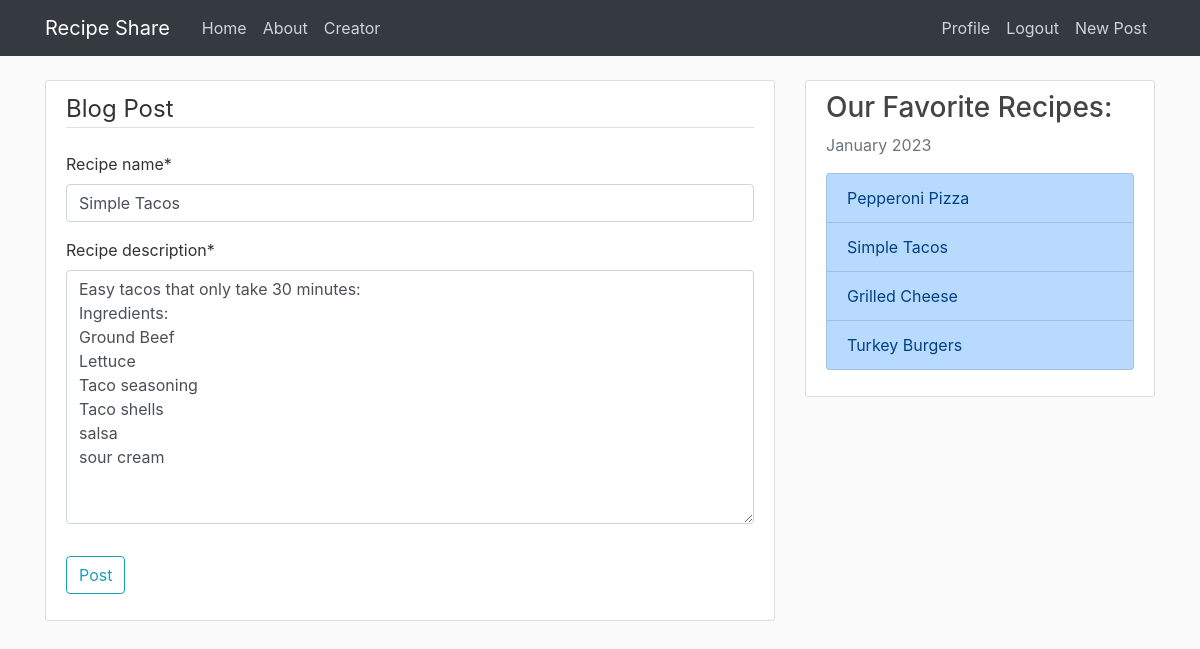
/recipe/15/update/ (signed in), run on the app's committed database.
### recipe_share/models.py (models this page shows, shortened)
class Recipe(models.Model):
    recipe_name = models.CharField(max_length=100)
    recipe_pic = models.ImageField(default='default_food.jpg', upload_to='profile_pics')
    time_to_prep = models.TextField(max_length=100)
    recipe_description = models.TextField()
    date_posted = models.DateTimeField(default=timezone.now)
    author = models.ForeignKey(User, on_delete=models.CASCADE)
    likes = models.ManyToManyField(User, related_name='recipes')

### recipe_share/views.py (the view, shortened to what this page needs)
# urls.py: path('recipe/<int:pk>/update/', RecipeUpdateView.as_view(), name='recipe_share-update'),
class RecipeUpdateView(LoginRequiredMixin, UserPassesTestMixin, UpdateView):
    model = Recipe
    fields = ['recipe_name','recipe_description']
    def test_func(self):
        recipe=self.get_object()
        if self.request.user == recipe.author:
            return True
        else:
            return False

### recipe_share/templates/recipe_share/recipe_form.html (shortened to what this page needs)
{% extends "recipe_share/base.html" %}
{% load crispy_forms_tags %}
{% block content %}
    <div class="content-section">
        <form enctype="multipart/form-data" method="POST" >
            <fieldset class="form-group">
                <legend class="border-bottom mb-4">Blog Post</legend>
                {{ form|crispy }}
            </fieldset>
            <div class="form-group">
                <button class="btn btn-outline-info" type="submit">Post</button>
            </div>
        </form>
    </div>
{% endblock content %}

### recipe_share/static/recipe_share/main.css (style rules this page uses)
body { background: #fafafa; color: #333333; margin-top: 5rem; }
.content-section { background: #ffffff; padding: 10px 20px; border: 1px solid #dddddd; border-radius: 3px; margin-bottom: 20px; }

### data on the page
Recipe: recipe_name "Simple Tacos", recipe_description "Easy tacos that only take 30 minutes: Ingredients: Ground Beef Lettuce Taco seasoning Taco shells salsa sour cream"
